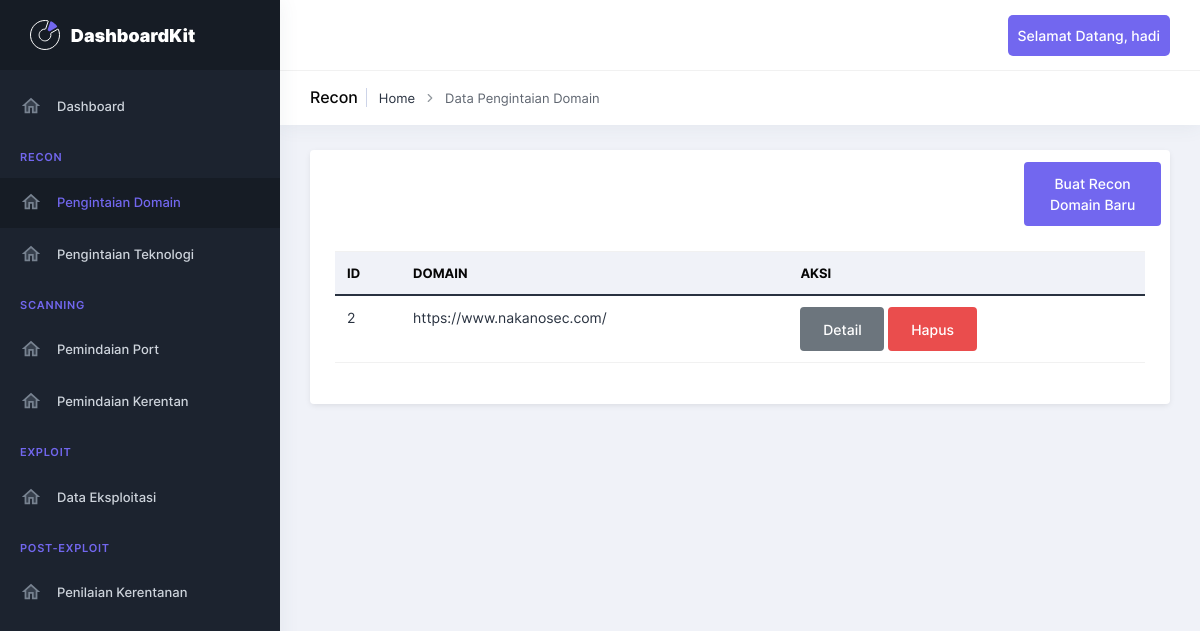
The app's page /viewDomain (signed in) with its own data.
### models.py (models this page shows, shortened)
class User(db.Model, UserMixin):
    id_user = db.Column(db.Integer, primary_key=True)
    username = db.Column(db.String(150), unique=True, nullable=False)
    password = db.Column(db.String(150), nullable=False)
    role = db.Column(db.String(50), nullable=False)

class ReconDomain(db.Model):
    id = db.Column(db.Integer, primary_key=True)
    id_user = db.Column(db.Integer, db.ForeignKey('user.id_user'), nullable=False)
    domain = db.Column(db.String(255), nullable=False)
    domain_id = db.Column(db.String(255))
    creation_date = db.Column(db.String(255))
    expiration_date = db.Column(db.String(255))
    registrar = db.Column(db.String(255))
    registrar_city= db.Column(db.String(255))
    registrar_phone= db.Column(db.String(255))
    name_servers = db.Column(db.Text)

### app.py (the view, shortened to what this page needs)
@app.route('/viewDomain', methods=['GET', 'POST'])
@login_required
@role_required('operator')
def viewDomain():
    user_role = current_user.role
    username = current_user.username
    return render_template('viewDomain.html', username=username, role=user_role, data=get_data_domain())

### app.py (called while the page is built)
def get_data_domain():
    return ReconDomain.query.filter_by(id_user=current_user.id_user).all()

@login_manager.user_loader
def load_user(user_id):
    return User.query.get(int(user_id))

### templates/viewDomain.html (shortened to what this page needs)
{% extends "layouts/base.html" %}
{% block content %}
    <section class="pc-container">
        <div class="pcoded-content">
            <div class="page-header">
                <div class="page-block">
                    <div class="row align-items-center">
                        <div class="col-md-12">
                            <div class="page-header-title">
                                <h5 class="m-b-10">Recon</h5>
                            </div>
                            <ul class="breadcrumb">
                                <li class="breadcrumb-item"><a href="index.html">Home</a></li>
                                <li class="breadcrumb-item"><a href="#!">Data Pengintaian Domain</a></li>
                            </ul>
                        </div>
                    </div>
                </div>
            </div>
            <div class="row">
                <div class="col-md-12">
                    <div class="card">
                        <button type="button" style="width: 16%; margin-left: 83%;margin-top: 12px;" class="btn btn-primary" data-toggle="modal" data-target="#createDomainModal">Buat Recon Domain Baru</button>
                        <div class="card-body table-border-style">
                            <div class="table-responsive">
                                <table class="table">
                                    <thead>
                                        <tr>
                                            <th>ID</th>
                                            <th>Domain</th>
                                            <th>Aksi</th>
                                        </tr>
                                    </thead>
                                    <tbody>
                                        {% for domain in data %}
                                        <tr>
                                            <td>{{domain.id}}</td>
                                            <td>{{domain.domain}}</td>
                                            <td>
                                                <button type="button" class="btn btn-secondary" onclick="window.location.href = '/detailDomain/{{domain.id}}';">Detail</button>
                                                <form action="{{ url_for('deleteDomain', id=domain.id) }}" method="POST" style="display:inline;">
                                                    <button type="submit" class="btn btn-danger">Hapus</button>
                                                </form>
                                            </td>
                                        </tr>
                                        {% endfor %}
                                    </tbody>
                                </table>
                            </div>
                        </div>
                    </div>
                </div>
            </div>
        </div>
    </section>
{% endblock content %}

### templates/includes/navigation.html (shortened to what this page needs)
	<header class="pc-header ">
		<div class="header-wrapper">
			<div class="ms-auto">
				<ul class="list-unstyled">
					<li class="dropdown pc-h-item">
						<a class="pc-head-link dropdown-toggle arrow-none me-0" data-bs-toggle="dropdown" href="#" role="button"
							aria-haspopup="false" aria-expanded="false"style="background-color: #7267EF;  color: white; padding: 10px; border-radius: 5px;">
							Selamat Datang, {{ username }}
						</a>
					</li>
				</ul>
			</div>
		</div>
	</header>

### records on screen
User: username "hadi"
ReconDomain: id "2", domain "https://www.nakanosec.com/"
